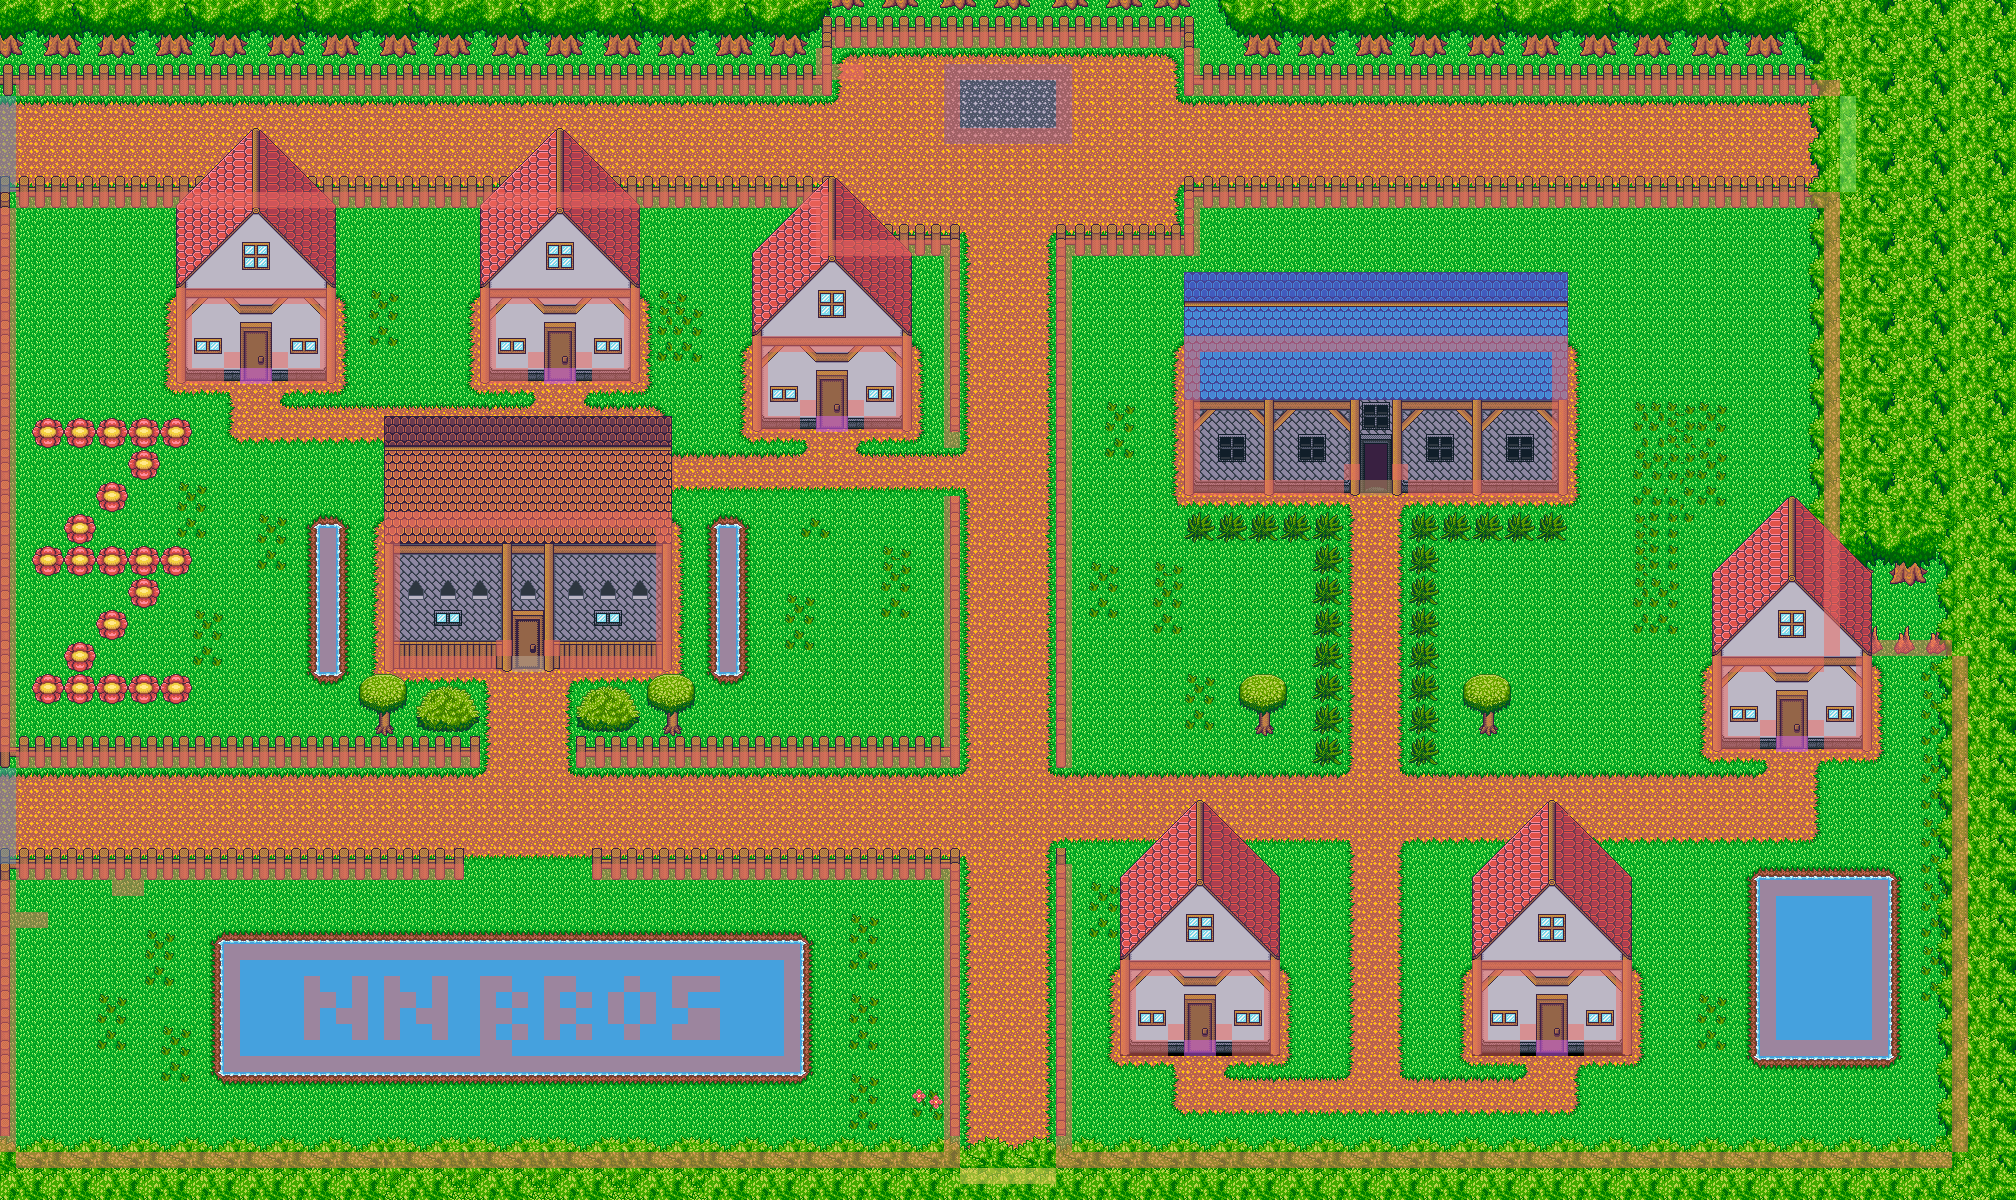

The image is a tile-based game level rendered from a .tmx file. Its description and source (layers, tilesets, objects; grid data summarised) follow:
An orthogonal 126x75 tile map with 16x16 px tiles, 18 tile layers (ground, water, flores,  flores1.1, ...), 8 tilesets.

<map version="1.5" tiledversion="1.5.0" orientation="orthogonal" renderorder="right-down" width="126" height="75" tilewidth="16" tileheight="16" infinite="0" nextlayerid="61" nextobjectid="6">
 <tileset firstgid="1" name="Suelo" tilewidth="16" tileheight="16" tilecount="768" columns="32">
  <image source="ground_tileset.png" width="512" height="384" />
 </tileset>
 <tileset firstgid="769" name="outside1" tilewidth="16" tileheight="16" tilecount="1024" columns="32">
  <image source="nature_tileset.png" width="512" height="512" />
 </tileset>
 <tileset firstgid="1793" name="houses1" tilewidth="16" tileheight="16" tilecount="1024" columns="32">
  <image source="house1_tileset.png" width="512" height="512" />
 </tileset>
 <tileset firstgid="2817" name="A4_Walls_2" tilewidth="16" tileheight="16" tilecount="1024" columns="32">
  <image source="walls_tileset.png" width="512" height="512" />
 </tileset>
 <tileset firstgid="3841" name="houses2" tilewidth="16" tileheight="16" tilecount="1024" columns="32">
  <image source="house2_tileset.png" width="512" height="512" />
 </tileset>
 <tileset firstgid="4865" name="water" tilewidth="16" tileheight="16" tilecount="768" columns="32">
  <image source="water_tileset.png" width="512" height="384" />
 </tileset>
 <tileset firstgid="5633" name="collisions" tilewidth="16" tileheight="16" tilecount="8" columns="8">
  <image source="collisions.png" width="128" height="16" />
 </tileset>
 <tileset firstgid="5641" name="tileset_tree" tilewidth="16" tileheight="16" tilecount="323" columns="17">
  <image source="tree_tileset.png" width="276" height="304" />
 </tileset>
 <layer id="1" name="ground" width="126" height="75">
  <properties>
   <property name="y" type="int" value="0" />
  </properties>
  <data>[9450 cells, 7724 non-empty, 49 distinct tile ids]</data>
 </layer>
 <layer id="43" name="water" width="126" height="75">
  <properties>
   <property name="y" type="int" value="1" />
  </properties>
  <data>[9450 cells, 576 non-empty, 17 distinct tile ids]</data>
 </layer>
 <layer id="6" name="flores" width="126" height="75">
  <properties>
   <property name="y" type="int" value="2" />
  </properties>
  <data>[9450 cells, 477 non-empty, 26 distinct tile ids]</data>
 </layer>
 <layer id="59" name=" flores1.1" width="126" height="75">
  <properties>
   <property name="y" type="int" value="722" />
  </properties>
  <data>[9450 cells, 96 non-empty, 32 distinct tile ids]</data>
 </layer>
 <layer id="7" name="valla2" width="126" height="75">
  <properties>
   <property name="y" type="int" value="4" />
  </properties>
  <data>[9450 cells, 385 non-empty, 19 distinct tile ids]</data>
 </layer>
 <layer id="55" name="valla2.1" width="126" height="75">
  <properties>
   <property name="y" type="int" value="208" />
  </properties>
  <data>[9450 cells, 154 non-empty, 7 distinct tile ids]</data>
 </layer>
 <layer id="56" name="valla2.2" width="126" height="75">
  <properties>
   <property name="y" type="int" value="256" />
  </properties>
  <data>[9450 cells, 27 non-empty, 8 distinct tile ids]</data>
 </layer>
 <layer id="57" name="valla2.3" width="126" height="75">
  <properties>
   <property name="y" type="int" value="768" />
  </properties>
  <data>[9450 cells, 106 non-empty, 6 distinct tile ids]</data>
 </layer>
 <layer id="58" name="valla2.4" width="126" height="75">
  <properties>
   <property name="y" type="int" value="880" />
  </properties>
  <data>[9450 cells, 102 non-empty, 8 distinct tile ids]</data>
 </layer>
 <layer id="48" name="trees" width="126" height="75">
  <properties>
   <property name="y" type="int" value="3001" />
  </properties>
  <data>[9450 cells, 1521 non-empty, 137 distinct tile ids]</data>
 </layer>
 <layer id="51" name="house6" width="126" height="75">
  <properties>
   <property name="y" type="int" value="752" />
  </properties>
  <data>[9450 cells, 167 non-empty, 136 distinct tile ids]</data>
 </layer>
 <layer id="54" name="house4&amp;5" width="126" height="75">
  <properties>
   <property name="y" type="int" value="1056" />
  </properties>
  <data>[9450 cells, 333 non-empty, 136 distinct tile ids]</data>
 </layer>
 <layer id="53" name="tavern" width="126" height="75">
  <properties>
   <property name="y" type="int" value="496" />
  </properties>
  <data>[9450 cells, 343 non-empty, 111 distinct tile ids]</data>
 </layer>
 <layer id="52" name="shop" width="126" height="75">
  <properties>
   <property name="y" type="int" value="672" />
  </properties>
  <data>[9450 cells, 295 non-empty, 107 distinct tile ids]</data>
 </layer>
 <layer id="50" name="house3" width="126" height="75">
  <properties>
   <property name="y" type="int" value="432" />
  </properties>
  <data>[9450 cells, 170 non-empty, 130 distinct tile ids]</data>
 </layer>
 <layer id="41" name="house1&amp;2" width="126" height="75">
  <properties>
   <property name="y" type="int" value="384" />
  </properties>
  <data>[9450 cells, 333 non-empty, 136 distinct tile ids]</data>
 </layer>
 <layer id="42" name="windowsdoors" width="126" height="75">
  <properties>
   <property name="y" type="int" value="3000" />
  </properties>
  <data>[9450 cells, 206 non-empty, 46 distinct tile ids]</data>
 </layer>
 <layer id="47" name="colliders" width="126" height="75" opacity="0.51">
  <properties>
   <property name="y" type="int" value="3001" />
  </properties>
  <data>[9450 cells, 1184 non-empty, 7 distinct tile ids]</data>
 </layer>
</map>
